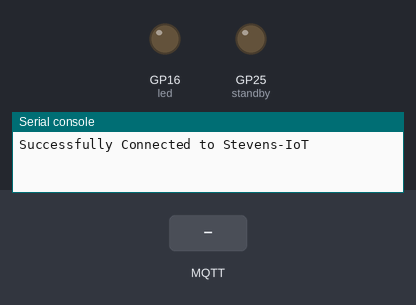
Recording of a program running on a simulated Raspberry Pi Pico running MicroPython. Parts: output pins drawn as LEDs (lit = HIGH), the last lines printed to the serial console. Dashed ring = blinking. The inputs (shaded band) are chosen by the test bench. WiFi joins after 1.5 s; no MQTT or app messages arrive unless stated.

Above: at 0.1 s.
At 1.3 s:
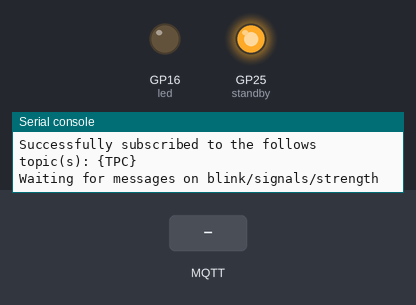
1.4 s: MQTT message "FSPL (dB)" arrives on the first subscribed topic
At 1.8 s:
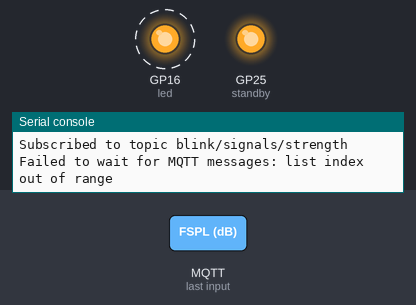
Timing chart, 0 to 10.4 s (numbered marks = the images above; inputs shaded):
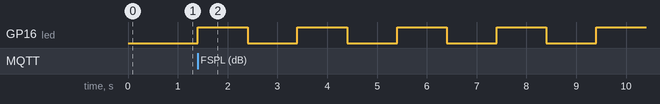

Measured:
- after the input at 1.4 s, GP16 (led): alternates HIGH for 1.0 s and LOW for 1.0 s, starting at once

The program:

main.py
```python
import time
import network
from machine import Pin
from umqtt.simple import MQTTClient
from wificonfig import *

standby = Pin("LED", Pin.OUT)
led = Pin(16, Pin.OUT)

def on_message(TPC, msg):
    message = msg.decode("utf-8")
    topic = TPC.decode("utf-8")
    print (f'Subscribed to topic {topic}')

    fspl = None
    values = message.split(", ")
    for value in values:
        if "FSPL (dB)" in value:
            fspl = float(value.split(":")[1].strip())
            break
        if fspl is not None:
            print("FSPL (dB)", fspl)

wlan = network.WLAN(network.STA_IF)
wlan.active(True)
wlan.connect(ssid, password)

if wlan.isconnected == False:
    sleep(1)

print("Successfully Connected to " + ssid)
TPC = f"{PREFIX}/signals/strength"
PICOCLIENT = "Pico"

CLIENT = MQTTClient(client_id=PICOCLIENT, server=SMCE_HOST, port=SMCE_PORT, user=SMCE_USERNAME, password=SMCE_PASSWORD, ssl=True)

CLIENT.set_callback(on_message)
CLIENT.connect()
print("Connected to {SMCE_HOST}")
CLIENT.subscribe(TPC)
print("Successfully subscribed to the follows topic(s): {TPC}")
# Onboard LED static if successfully connected
standby.on()

try:
    while True:
        print(f'Waiting for messages on {TPC}')
        CLIENT.wait_msg()
except Exception as e:
    print(f'Failed to wait for MQTT messages: {e}')
    # Flash onboard LED if connection failed
    while True:
        led.on()
        time.sleep(1)
        led.off()
        time.sleep(1)
finally:
    CLIENT.disconnect()
```

wificonfig.py
```python
ssid = "Stevens-IoT"
password = "FSr474fTP3"
PREFIX = "blink"
SMCE_USERNAME = 'hteele'
SMCE_PASSWORD = 'hteele2023'
SMCE_HOST = 'testbed.mysmce.com'
SMCE_PORT = 8883
```
